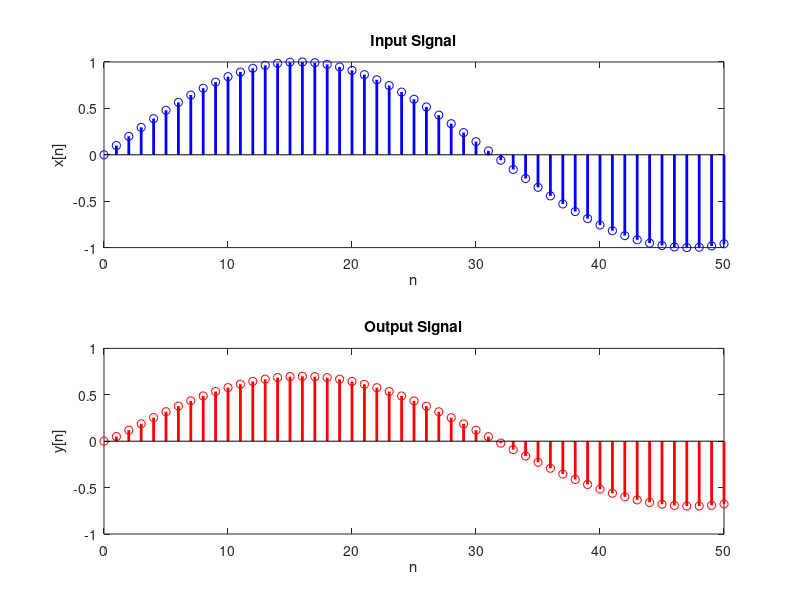

The MATLAB script that drew this image:
% Causal system difference equation: y[n] = 0.5 * x[n] + 0.2 * x[n-1]

% Define the input signal
n = 0:50;           % Time index
x = sin(0.1 * n);   % Example input signal

% Initialize the output signal
y = zeros(size(x));

% Implement the causal system
for i = 2:length(x)
    y(i) = 0.5 * x(i) + 0.2 * x(i-1);
end

% Plot the input and output signals
subplot(2,1,1);
stem(n, x, 'b', 'LineWidth', 2);
title('Input Signal');
xlabel('n');
ylabel('x[n]');

subplot(2,1,2);
stem(n, y, 'r', 'LineWidth', 2);
title('Output Signal');
xlabel('n');
ylabel('y[n]');

